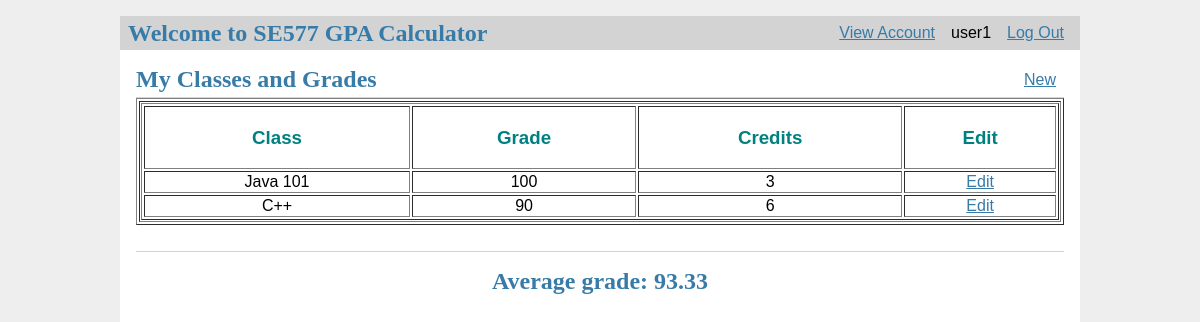
Before: /accountInfo (signed in) with the older database file.
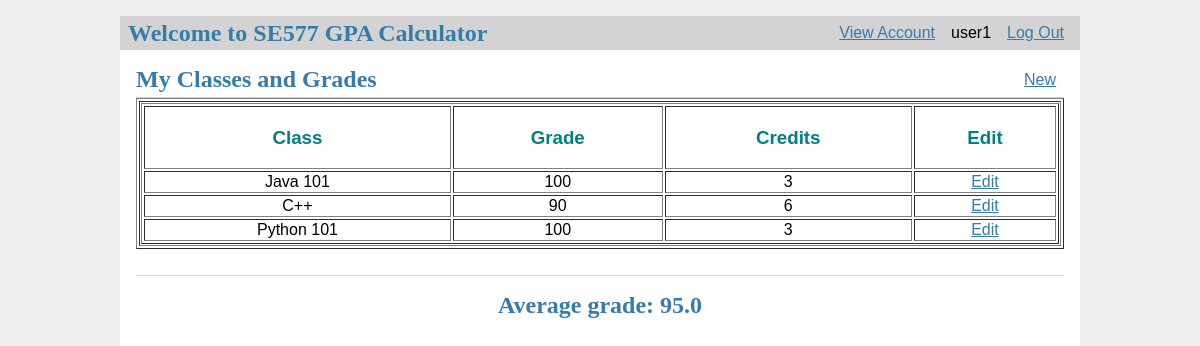
After: the same page with the newer database file.
### tables this page shows
CREATE TABLE user (
  id INTEGER PRIMARY KEY AUTOINCREMENT,
  username TEXT UNIQUE NOT NULL,
  password TEXT NOT NULL
);

CREATE TABLE class (
  id INTEGER PRIMARY KEY AUTOINCREMENT,
  author_id INTEGER NOT NULL,
  classname TEXT NOT NULL,
  grade INTEGER NOT NULL,
  credits INTEGER NOT NULL,
  FOREIGN KEY (author_id) REFERENCES user (id)
);

### flaskr/calc.py (the view)
@bp.route('/accountInfo')
@login_required
def viewClasses():
    db = get_db()
    classes = get_db().execute(
        'SELECT p.id, classname, grade, credits, author_id, username'
        ' FROM class p JOIN user u ON p.author_id = u.id'
        ' WHERE u.id = ?',
        (g.user['id'],)
    ).fetchall()
    gradeSum = get_db().execute(
        'SELECT SUM(grade*credits)'
        ' FROM class p JOIN user u ON p.author_id = u.id'
        ' WHERE u.id = ?',
        (g.user['id'],)
    ).fetchone()[0]
    creditSum = get_db().execute(
        'SELECT SUM(credits)'
        ' FROM class p JOIN user u ON p.author_id = u.id'
        ' WHERE u.id = ?',
        (g.user['id'],)
    ).fetchone()[0]
    avg = round(gradeSum / creditSum, 2)
    return render_template('calc/view.html', classes=classes, avg=avg)

### flaskr/auth.py (called while the page is built)
@bp.before_app_request
def load_logged_in_user():
    user_id = session.get('user_id')
    if user_id is None:
        g.user = None
    else:
        g.user = get_db().execute(
            'SELECT * FROM user WHERE id = ?', (user_id,)
        ).fetchone()

def login_required(view):
    @functools.wraps(view)
    def wrapped_view(**kwargs):
        if g.user is None:
            return redirect(url_for('auth.login'))
        return view(**kwargs)
    return wrapped_view

### flaskr/db.py (called while the page is built)
def get_db():
    if 'db' not in g:
        g.db = sqlite3.connect(
            current_app.config['DATABASE'],
            detect_types=sqlite3.PARSE_DECLTYPES
        )
        g.db.row_factory = sqlite3.Row
    return g.db

### flaskr/templates/calc/view.html
{% extends 'base.html' %}
{% block header %}
  <h1>{% block title %}My Classes and Grades{% endblock %}</h1>
  {% if g.user %}
    <a class="action" href="{{ url_for('calc.create') }}">New</a>
  {% endif %}
{% endblock %}
{% block content %}
	<table border = "1" width = "100%">
        <tr>
			<td>
				<table border = "1" width = "100%">
					<tr>
						<th style="color:teal"><h3>Class</h3></th>
						<th style="color:teal"><h3>Grade</h3></th>
						<th style="color:teal"><h3>Credits</h3></th>
						<th style="color:teal"><h3>Edit</h3></th>
					</tr>
					{% for clss in classes %}
					<tr>
						<td style="text-align:center">{{ clss['classname'] }}</td>
						<td style="text-align:center">{{ clss['grade'] }}</td>
						<td style="text-align:center">{{ clss['credits'] }}</td>
						<td style="text-align:center">
							{% if g.user['id'] == clss['author_id'] %}
								<a class="action" href="{{ url_for('calc.update', id=clss['id']) }}">Edit</a>
							{% endif %}
						</td>
					</tr>
					{% endfor %}
				</table>
			</td>
         </tr>
	</table>
	<br>
	<hr>
	<h1 div style="text-align:center">Average grade: {{ avg }}</h1>
{% endblock %}

### flaskr/templates/base.html (shortened to what this page needs)
<!doctype html>
<link rel="stylesheet" href="{{ url_for('static', filename='style.css') }}">
<nav>
  <h1>Welcome to SE577 GPA Calculator</h1>
  <ul>
    {% if g.user %}
      <li><a href="{{ url_for('calc.viewClasses') }}">View Account</a>
	  <li><span>{{ g.user['username'] }}</span>
      <li><a href="{{ url_for('auth.logout') }}">Log Out</a>
    {% else %}
	<li><a href="{{ url_for('calc.index') }}">Home</a>
      <li><a href="{{ url_for('auth.register') }}">Register</a>
      <li><a href="{{ url_for('auth.login') }}">Log In</a>
    {% endif %}
  </ul>
</nav>
<section class="content">
  <header>
    {% block header %}{% endblock %}
  </header>
  {% block content %}{% endblock %}
</section>

### flaskr/static/style.css (style rules this page uses)
h1 { font-family: serif; color: #377ba8; margin: 1rem 0; }
a { color: #377ba8; }
hr { border: none; border-top: 1px solid lightgray; }
nav { background: lightgray; display: flex; align-items: center; padding: 0 0.5rem; }
nav h1 { flex: auto; margin: 0; }
nav ul { display: flex; list-style: none; margin: 0; padding: 0; }
nav ul li a, nav ul li span, header .action { display: block; padding: 0.5rem; }
.content { padding: 0 1rem 1rem; }
.content > header { border-bottom: 1px solid lightgray; display: flex; align-items: flex-end; }
.content > header h1 { flex: auto; margin: 1rem 0 0.25rem 0; }
.content:last-child { margin-bottom: 0; }

Changed rows visible on the page:
added class: classname "Python 101", grade "100", credits "3"
Other visible differences:
{{ avg }}: "93.33" → "95.0"
